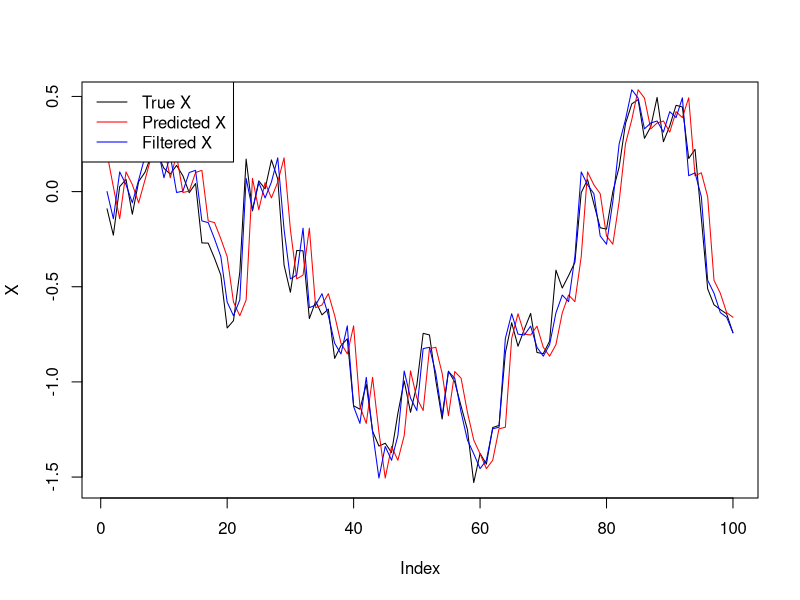

Recreate this plot in R. (Note: this script raises an error after producing the figure.)
Kalman_Filtering_Example_With_Smoothing = function(target, n) {
  
  #####  Establishing Sigma Values
  sigma_V = .2;
  sigma_W = .1;
  
  ##### Creating storage vectors for X, Y, X_pred, X_filt, Omega, Delta and Theta
  X = rep(0, n);
  Y = rep(0, n);
  X_hat_pred = rep(0,n);
  X_hat_filt = rep(0,n);
  Omega = rep(0,n);
  Delta = rep(0,n);
  Theta = rep(0,n);
  
  ###### Starting everything with t = 1 
  X[1] = rnorm(1, 0, sigma_V);
  Y[1] = X[1] + rnorm(1,0, sigma_W);
  X_hat_pred[1] = .2;
  Omega[1] = .04;
  Delta[1] = Omega[1] + sigma_W^2;
  Theta[1] = Omega[1]
  
  for (j in 2:n) {
    
    #########  doing prediction ##########
    X_hat_pred[j] = X_hat_pred[j-1] + (Theta[j-1]/Delta[j-1])*(Y[j-1] - X_hat_pred[j-1]);
    Omega[j] = Omega[j-1] + sigma_V^2 - Theta[j-1]^2/Delta[j-1];
    Delta[j] = Omega[j] + sigma_W^2;
    Theta[j] = Omega[j];
    
    ######## simulating next value of X and Y ###########
    X[j] = X[j-1] + rnorm(1, 0, sigma_V);
    Y[j] = X[j] + rnorm(1, 0, sigma_W);
    
    ####### filtering   ############
    X_hat_filt[j] = X_hat_pred[j] + (Omega[j]/Delta[j])*(Y[j] - X_hat_pred[j]);
  }
  
  # [NEW] Smoothing
  
  Omega_filt_target = Omega[target] - Omega[target]^2 / Delta[target]
  X_hat_smooth = X_hat_filt[50]
  Omega_cross = Omega_filt_target
  Omega_smooth = Omega_filt_target
  
  for (k in (target + 1):n) {
    Omega_cross = Omega_cross * (1 - (Theta[k-1] / Delta[k-1]))
    X_hat_smooth = X_hat_smooth + (Omega_cross / Delta[k]) * (Y[k] - X_hat_pred[k])
    Omega_smooth = Omega_smooth - (Omega_cross^2 / Delta[k])
  }
  
  
  
  plot(X, type = "l")
  lines(X_hat_pred, type = "l", col = "red");
  lines(X_hat_filt, type = "l", col = "blue");
  legend(x = "topleft", legend=c("True X", "Predicted X", "Filtered X"),
         col=c("black", "red", "blue"), lty = c(1,1,1))
  
  print(paste("Results with target =", target))
  print(paste("True X[target]:", X[target]))
  print(paste("X_hat_pred[target]:", X_hat_pred[target]));
  print(paste("X_hat_filt[target]:", X_hat_filt[target]));
  print(paste("X_hat_smooth at target =", target, ":", X_hat_smooth))
  print(paste("Prediction error cov:", Omega[target]))
  print(paste("Filtered error cov:", Omega_filt_target))
  pr
  cat(":  ", , "\n")
  cat("Filtered error cov:    ", Omega_filt_target, "\n")
  cat("Smoothed error cov:    ", Omega_smooth, "\n")
}

Kalman_Filtering_Example_With_Smoothing(50, 100)
